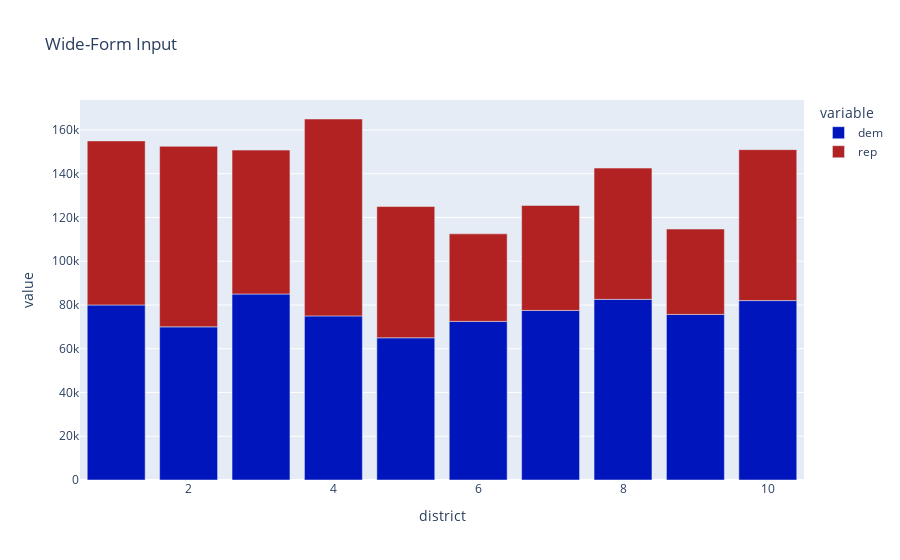

Notebook code for this chart:
### Code cell
import plotly.express as px

wide_df = px.data.medals_wide()

fig = px.bar(data, x="district", y=["dem", "rep"], title="Wide-Form Input", color_discrete_sequence=["#0015BC", "firebrick"])
fig.update_layout(
    xaxis = dict(
         showexponent = 'all'
    )
)
fig.show()

### Figure 1 — Plotly figure (JSON) as saved in the notebook; plotly's stock layout.template omitted (floating-point values rounded to 4 significant figures)
{"data": [{"alignmentgroup": "True", "hovertemplate": "variable=dem<br>district=%{x}<br>value=%{y}<extra></extra>", "legendgroup": "dem", "marker": {"color": "#0015BC", "pattern": {"shape": ""}}, "name": "dem", "offsetgroup": "dem", "orientation": "v", "showlegend": true, "textposition": "auto", "type": "bar", "x": [1, 2, 3, 4, 5, 6, 7, 8, 9, 10], "xaxis": "x", "y": [80000, 70000, 85000, 75000, 65000, 72500, 77500, 82560, 75690, 82000], "yaxis": "y"}, {"alignmentgroup": "True", "hovertemplate": "variable=rep<br>district=%{x}<br>value=%{y}<extra></extra>", "legendgroup": "rep", "marker": {"color": "firebrick", "pattern": {"shape": ""}}, "name": "rep", "offsetgroup": "rep", "orientation": "v", "showlegend": true, "textposition": "auto", "type": "bar", "x": [1, 2, 3, 4, 5, 6, 7, 8, 9, 10], "xaxis": "x", "y": [75000, 82500, 65780, 90000, 60000, 40000, 48000, 60000, 39000, 69000], "yaxis": "y"}], "layout": {"barmode": "relative", "legend": {"title": {"text": "variable"}, "tracegroupgap": 0}, "title": {"text": "Wide-Form Input"}, "xaxis": {"anchor": "y", "domain": [0, 1], "showexponent": "all", "title": {"text": "district"}}, "yaxis": {"anchor": "x", "domain": [0, 1], "title": {"text": "value"}}}}
